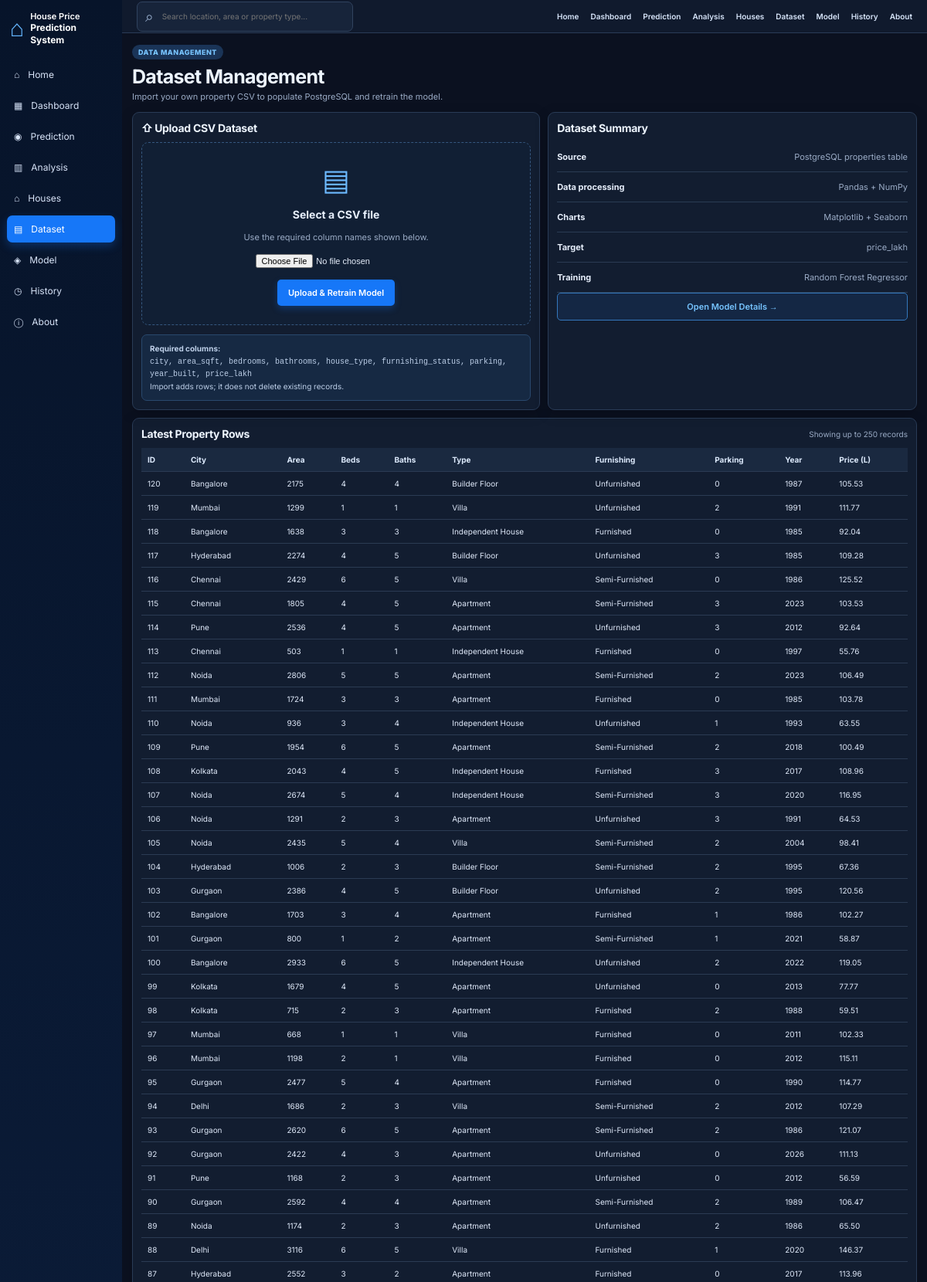
The page /dataset (upper part) on the database its author committed.
### tables this page shows
CREATE TABLE properties (
            id INTEGER PRIMARY KEY AUTOINCREMENT,
            city TEXT NOT NULL, area_sqft INTEGER NOT NULL, bedrooms INTEGER NOT NULL,
            bathrooms INTEGER NOT NULL, house_type TEXT NOT NULL, furnishing_status TEXT NOT NULL,
            parking INTEGER NOT NULL DEFAULT 0, year_built INTEGER NOT NULL,
            price_lakh REAL NOT NULL, status TEXT NOT NULL DEFAULT 'Available',
            created_at TIMESTAMP NOT NULL DEFAULT CURRENT_TIMESTAMP
        );

### app.py (the view)
@app.route("/dataset")
def dataset():
    data = query_df("""
        SELECT *
        FROM properties
        ORDER BY id DESC
        LIMIT 250
    """)
    return render_template(
        "dataset.html",
        rows=data.to_dict("records")
    )

### app.py (called while the page is built)
def query_df(sql, params=None):
    with engine.connect() as conn:
        return pd.read_sql(
            text(sql),
            conn,
            params=params or {}
        )

### templates/dataset.html
{% extends "base.html" %}{% block title %}Dataset Management{% endblock %}{% block content %}
<div class="page-title"><div><span class="eyebrow">DATA MANAGEMENT</span><h1>Dataset Management</h1><p>Import your own property CSV to populate PostgreSQL and retrain the model.</p></div></div>
<div class="two-col"><section class="section-card"><div class="section-heading"><h2>⇧ Upload CSV Dataset</h2></div><form method="post" enctype="multipart/form-data" action="{{ url_for('upload_dataset') }}" class="upload-box"><div class="upload-icon">▤</div><h3>Select a CSV file</h3><p>Use the required column names shown below.</p><input type="file" name="csv_file" accept=".csv" required><button class="btn primary" type="submit">Upload & Retrain Model</button></form>
<div class="note-box"><b>Required columns:</b><br><code>city, area_sqft, bedrooms, bathrooms, house_type, furnishing_status, parking, year_built, price_lakh</code><br>Import adds rows; it does not delete existing records.</div></section>
<section class="section-card"><div class="section-heading"><h2>Dataset Summary</h2></div><div class="feature-list"><div><b>Source</b><span>PostgreSQL properties table</span></div><div><b>Data processing</b><span>Pandas + NumPy</span></div><div><b>Charts</b><span>Matplotlib + Seaborn</span></div><div><b>Target</b><span>price_lakh</span></div><div><b>Training</b><span>Random Forest Regressor</span></div></div><a class="btn outline full" href="{{ url_for('model_page') }}">Open Model Details →</a></section></div>
<div class="section-card"><div class="section-heading"><h2>Latest Property Rows</h2><span class="muted">Showing up to 250 records</span></div><div class="table-scroll"><table><thead><tr><th>ID</th><th>City</th><th>Area</th><th>Beds</th><th>Baths</th><th>Type</th><th>Furnishing</th><th>Parking</th><th>Year</th><th>Price (L)</th></tr></thead><tbody>{% for r in rows %}<tr><td>{{ r.id }}</td><td>{{ r.city }}</td><td>{{ r.area_sqft }}</td><td>{{ r.bedrooms }}</td><td>{{ r.bathrooms }}</td><td>{{ r.house_type }}</td><td>{{ r.furnishing_status }}</td><td>{{ r.parking }}</td><td>{{ r.year_built }}</td><td>{{ "%.2f"|format(r.price_lakh) }}</td></tr>{% endfor %}</tbody></table></div></div>{% endblock %}

### static/css/style.css (style rules this page uses)
:root { --navy: #0c1e42; --blue: #2583ff; --light: #111d33; --text: #e6eefb; --muted: #9aabc5; --line: #2a3b57; --shadow: 0 5px 18px rgba(0, 0, 0, .18); }
* { box-sizing: border-box; }
body { margin: 0; background: #0b1120; color: var(--text); font-family: Inter, Arial, sans-serif; font-size: 13px; }
.eyebrow { display: inline-block; font-size: 9px; letter-spacing: .5px; font-weight: 800; color: #78c5ff; background: #1a3457; border-radius: 20px; padding: 4px 8px; }
.btn { display: inline-flex; align-items: center; justify-content: center; gap: 5px; border: 0; border-radius: 5px; padding: 10px 14px; font: 600 11px Inter, Arial, sans-serif; text-decoration: none; cursor: pointer; white-space: nowrap; }
.btn.primary { background: #1677f8; color: #fff; box-shadow: 0 4px 9px rgba(22, 119, 248, .25); }
.btn.outline { border: 1px solid #3478bd; color: #76c4ff; background: #142744; }
.btn.full { width: 100%; grid-column: 1 / -1; }
.section-card { background: #121d30; border: 1px solid #293b56; border-radius: 9px; padding: 11px; margin-bottom: 10px; box-shadow: var(--shadow); min-width: 0; }
.section-heading { display: flex; align-items: center; justify-content: space-between; gap: 12px; margin-bottom: 10px; }
.section-heading h2 { font-size: 14px; margin: 0; color: #edf5ff; letter-spacing: -.3px; }
.muted { font-size: 10px; color: var(--muted); }
.two-col { display: grid; grid-template-columns: 1.05fr .95fr; gap: 10px; }
.note-box { padding: 10px; background: #162943; border: 1px solid #29486d; color: #bdcfe8; border-radius: 7px; font-size: 10px; line-height: 1.55; margin-top: 12px; }
.page-title { display: flex; align-items: center; justify-content: space-between; gap: 15px; margin: 5px 0 13px; }
.page-title h1 { font-size: 25px; letter-spacing: -.7px; margin: 7px 0 4px; color: #edf5ff; }
.page-title p { margin: 0; color: var(--muted); font-size: 11px; }
.table-scroll { overflow: auto; width: 100%; }
table { border-collapse: collapse; width: 100%; font-size: 10px; white-space: nowrap; color: #e0eafa; }
th { background: #1a2940; color: #dce9fb; text-align: left; font-weight: 700; }
th, td { padding: 9px 8px; border-bottom: 1px solid #2b3b53; }
.upload-box { border: 1px dashed #35577f; border-radius: 9px; padding: 24px; text-align: center; background: #111f34; }
.upload-icon { font-size: 38px; color: #6dbaff; }
.upload-box h3 { font-size: 14px; }
.upload-box p { color: var(--muted); font-size: 11px; }
.upload-box input { display: block; margin: 15px auto; max-width: 100%; font-size: 11px; }
.feature-list > div { display: flex; justify-content: space-between; gap: 12px; padding: 12px 0; border-bottom: 1px solid #2a3b53; font-size: 11px; }
.feature-list span { color: var(--muted); text-align: right; }

### rows shown on the page
properties: id "120", city "Bangalore", area_sqft "2175", bedrooms "4", bathrooms "4", house_type "Builder Floor", furnishing_status "Unfurnished", parking "0", year_built "1987", price_lakh "105.53"
properties: id "119", city "Mumbai", area_sqft "1299", bedrooms "1", bathrooms "1", house_type "Villa", furnishing_status "Unfurnished", parking "2", year_built "1991", price_lakh "111.77"
properties: id "118", city "Bangalore", area_sqft "1638", bedrooms "3", bathrooms "3", house_type "Independent House", furnishing_status "Furnished", parking "0", year_built "1985", price_lakh "92.04"
properties: id "117", city "Hyderabad", area_sqft "2274", bedrooms "4", bathrooms "5", house_type "Builder Floor", furnishing_status "Unfurnished", parking "3", year_built "1985", price_lakh "109.28"
properties: id "116", city "Chennai", area_sqft "2429", bedrooms "6", bathrooms "5", house_type "Villa", furnishing_status "Semi-Furnished", parking "0", year_built "1986", price_lakh "125.52"
properties: id "115", city "Chennai", area_sqft "1805", bedrooms "4", bathrooms "5", house_type "Apartment", furnishing_status "Semi-Furnished", parking "3", year_built "2023", price_lakh "103.53"
properties: id "114", city "Pune", area_sqft "2536", bedrooms "4", bathrooms "5", house_type "Apartment", furnishing_status "Unfurnished", parking "3", year_built "2012", price_lakh "92.64"
properties: id "113", city "Chennai", area_sqft "503", bedrooms "1", bathrooms "1", house_type "Independent House", furnishing_status "Furnished", parking "0", year_built "1997", price_lakh "55.76"
properties: id "112", city "Noida", area_sqft "2806", bedrooms "5", bathrooms "5", house_type "Apartment", furnishing_status "Semi-Furnished", parking "2", year_built "2023", price_lakh "106.49"
properties: id "111", city "Mumbai", area_sqft "1724", bedrooms "3", bathrooms "3", house_type "Apartment", furnishing_status "Furnished", parking "0", year_built "1985", price_lakh "103.78"
properties: id "110", city "Noida", area_sqft "936", bedrooms "3", bathrooms "4", house_type "Independent House", furnishing_status "Unfurnished", parking "1", year_built "1993", price_lakh "63.55"
properties: id "109", city "Pune", area_sqft "1954", bedrooms "6", bathrooms "5", house_type "Apartment", furnishing_status "Semi-Furnished", parking "2", year_built "2018", price_lakh "100.49"
properties: id "108", city "Kolkata", area_sqft "2043", bedrooms "4", bathrooms "5", house_type "Independent House", furnishing_status "Furnished", parking "3", year_built "2017", price_lakh "108.96"
properties: id "107", city "Noida", area_sqft "2674", bedrooms "5", bathrooms "4", house_type "Independent House", furnishing_status "Semi-Furnished", parking "3", year_built "2020", price_lakh "116.95"
properties: id "106", city "Noida", area_sqft "1291", bedrooms "2", bathrooms "3", house_type "Apartment", furnishing_status "Unfurnished", parking "3", year_built "1991", price_lakh "64.53"
properties: id "105", city "Noida", area_sqft "2435", bedrooms "5", bathrooms "4", house_type "Villa", furnishing_status "Semi-Furnished", parking "2", year_built "2004", price_lakh "98.41"
properties: id "104", city "Hyderabad", area_sqft "1006", bedrooms "2", bathrooms "3", house_type "Builder Floor", furnishing_status "Semi-Furnished", parking "2", year_built "1995", price_lakh "67.36"
properties: id "103", city "Gurgaon", area_sqft "2386", bedrooms "4", bathrooms "5", house_type "Builder Floor", furnishing_status "Unfurnished", parking "2", year_built "1995", price_lakh "120.56"
properties: id "102", city "Bangalore", area_sqft "1703", bedrooms "3", bathrooms "4", house_type "Apartment", furnishing_status "Furnished", parking "1", year_built "1986", price_lakh "102.27"
properties: id "101", city "Gurgaon", area_sqft "800", bedrooms "1", bathrooms "2", house_type "Apartment", furnishing_status "Semi-Furnished", parking "1", year_built "2021", price_lakh "58.87"
properties: id "100", city "Bangalore", area_sqft "2933", bedrooms "6", bathrooms "5", house_type "Independent House", furnishing_status "Unfurnished", parking "2", year_built "2022", price_lakh "119.05"
properties: id "99", city "Kolkata", area_sqft "1679", bedrooms "4", bathrooms "5", house_type "Apartment", furnishing_status "Unfurnished", parking "0", year_built "2013", price_lakh "77.77"
properties: id "98", city "Kolkata", area_sqft "715", bedrooms "2", bathrooms "3", house_type "Apartment", furnishing_status "Furnished", parking "2", year_built "1988", price_lakh "59.51"
properties: id "97", city "Mumbai", area_sqft "668", bedrooms "1", bathrooms "1", house_type "Villa", furnishing_status "Furnished", parking "0", year_built "2011", price_lakh "102.33"
properties: id "96", city "Mumbai", area_sqft "1198", bedrooms "2", bathrooms "1", house_type "Villa", furnishing_status "Furnished", parking "0", year_built "2012", price_lakh "115.11"
properties: id "95", city "Gurgaon", area_sqft "2477", bedrooms "5", bathrooms "4", house_type "Apartment", furnishing_status "Furnished", parking "0", year_built "1990", price_lakh "114.77"
properties: id "94", city "Delhi", area_sqft "1686", bedrooms "2", bathrooms "3", house_type "Villa", furnishing_status "Semi-Furnished", parking "2", year_built "2012", price_lakh "107.29"
properties: id "93", city "Gurgaon", area_sqft "2620", bedrooms "6", bathrooms "5", house_type "Apartment", furnishing_status "Semi-Furnished", parking "2", year_built "1986", price_lakh "121.07"
properties: id "92", city "Gurgaon", area_sqft "2422", bedrooms "4", bathrooms "3", house_type "Apartment", furnishing_status "Unfurnished", parking "0", year_built "2026", price_lakh "111.13"
properties: id "91", city "Pune", area_sqft "1168", bedrooms "2", bathrooms "3", house_type "Apartment", furnishing_status "Unfurnished", parking "0", year_built "2012", price_lakh "56.59"
properties: id "90", city "Gurgaon", area_sqft "2592", bedrooms "4", bathrooms "4", house_type "Apartment", furnishing_status "Semi-Furnished", parking "2", year_built "1989", price_lakh "106.47"
properties: id "89", city "Noida", area_sqft "1174", bedrooms "2", bathrooms "3", house_type "Apartment", furnishing_status "Unfurnished", parking "2", year_built "1986", price_lakh "65.50"
properties: id "88", city "Delhi", area_sqft "3116", bedrooms "6", bathrooms "5", house_type "Villa", furnishing_status "Furnished", parking "1", year_built "2020", price_lakh "146.37"
properties: id "87", city "Hyderabad", area_sqft "2552", bedrooms "3", bathrooms "2", house_type "Apartment", furnishing_status "Furnished", parking "0", year_built "2017", price_lakh "113.96"
